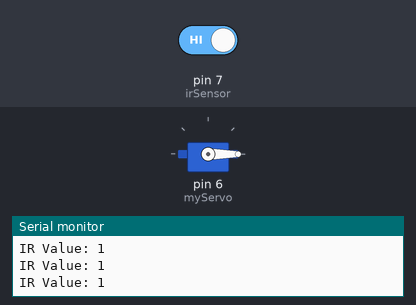
Bench run of a sketch on a simulated Arduino Uno, built with avr-gcc and run on an emulated ATmega328P. Parts: servo, the last lines printed to the serial monitor. Inputs (shaded band) come from the test bench; at power-on: pin 7 (irSensor) HIGH.

Above: at 1.2 s.
1.3 s: pin 7 (irSensor) driven LOW
At 2.3 s:
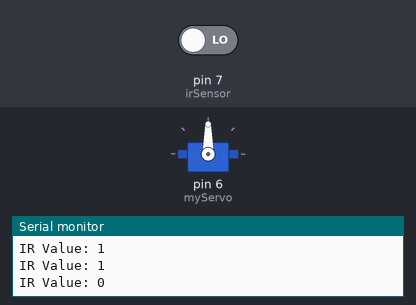
4.3 s: pin 7 (irSensor) driven HIGH
At 5.2 s:
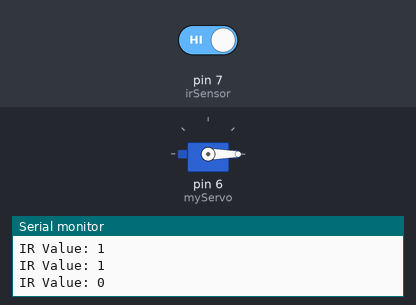
Timing chart, 0 to 7.3 s (numbered marks = the images above; inputs shaded):
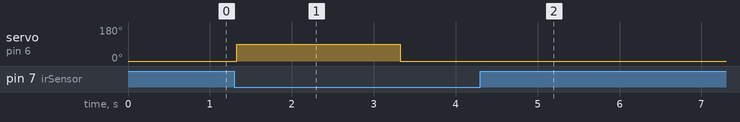

The sketch:

code_automatic_pet_feeder.ino
```cpp
#include <Servo.h>

int irSensor = 7;     // IR sensor pin
Servo myServo;

void setup() {
  pinMode(irSensor, INPUT);
  myServo.attach(6);
  myServo.write(0);   // Closed position
  Serial.begin(9600);
}

void loop() {
  int sensorValue = digitalRead(irSensor);

  Serial.print("IR Value: ");
  Serial.println(sensorValue);

  // If pet detected (LOW for most IR sensors)
  if (sensorValue == LOW) {
    myServo.write(90);  // Open feeder
    delay(2000);        // Food drops
    myServo.write(0);   // Close feeder
    delay(3000);        // Wait before next feed
  }
}
```

Measured:
- after the input at 1.3 s, servo on pin 6 (myServo): 0° → 90° at once, → 0° 2.0 s later
- after the input at 4.3 s, servo on pin 6 (myServo): stays 0° (without the input it goes to 90° after 2.0 s)
